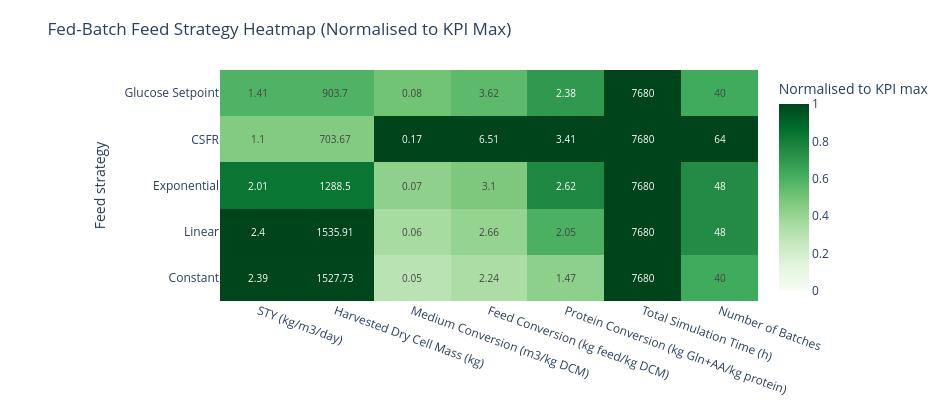

Notebook code for this chart:
### Markdown cell above
### 6.2 Strategy heatmaps

Each heatmap presents the mean KPI values for available strategies, normalised to the maximum of each KPI within that operating mode.

### Code cell
# Fed-batch feed strategy heatmap
fig_fb_heat, fb_heat_raw, fb_heat_norm = build_strategy_heatmap("fed_batch")
fig_fb_heat.show()

SAVE_FIG = False
if SAVE_FIG:
    out_svg = NOTEBOOK_DIR / STRATEGY_HEATMAP_CONFIG["fed_batch"]["output_name"]
    save_figure_svg(fig_fb_heat, out_svg, width=950, height=max(360, 110 + 60 * len(fb_heat_raw.index)))
    print(f"Saved: {out_svg.name}")

### Figure 1 — Plotly figure (JSON) as saved in the notebook; plotly's stock layout.template omitted (floating-point values rounded to 4 significant figures)
{"data": [{"colorbar": {"title": {"text": "Normalised to KPI max"}}, "colorscale": [[0, "rgb(247,252,245)"], [0.125, "rgb(229,245,224)"], [0.25, "rgb(199,233,192)"], [0.375, "rgb(161,217,155)"], [0.5, "rgb(116,196,118)"], [0.625, "rgb(65,171,93)"], [0.75, "rgb(35,139,69)"], [0.875, "rgb(0,109,44)"], [1, "rgb(0,68,27)"]], "customdata": [[2.387, 1528.0, 0.04944, 2.236, 1.467, 7680.0, 40.0], [2.4, 1536.0, 0.05928, 2.658, 2.052, 7680.0, 48.0], [2.013, 1289.0, 0.07105, 3.1, 2.617, 7680.0, 48.0], [1.099, 703.7, 0.167, 6.507, 3.414, 7680.0, 64.0], [1.412, 903.7, 0.08463, 3.615, 2.375, 7680.0, 40.0]], "hovertemplate": "<b>%{y}</b><br>%{x}<br>Normalised score: %{z:.3f}<br>Mean raw value: %{customdata:.4g}<extra></extra>", "text": [["2.39", "1527.73", "0.05", "2.24", "1.47", "7680", "40"], ["2.4", "1535.91", "0.06", "2.66", "2.05", "7680", "48"], ["2.01", "1288.5", "0.07", "3.1", "2.62", "7680", "48"], ["1.1", "703.67", "0.17", "6.51", "3.41", "7680", "64"], ["1.41", "903.7", "0.08", "3.62", "2.38", "7680", "40"]], "textfont": {"size": 10}, "texttemplate": "%{text}", "type": "heatmap", "x": ["STY (kg/m3/day)", "Harvested Dry Cell Mass (kg)", "Medium Conversion (m3/kg DCM)", "Feed Conversion (kg feed/kg DCM)", "Protein Conversion (kg Gln+AA/kg protein)", "Total Simulation Time (h)", "Number of Batches"], "y": ["Constant", "Linear", "Exponential", "CSFR", "Glucose Setpoint"], "z": [[0.9947, 0.9947, 0.2961, 0.3436, 0.4298, 1.0, 0.625], [1.0, 1.0, 0.355, 0.4085, 0.6011, 1.0, 0.75], [0.8389, 0.8389, 0.4255, 0.4764, 0.7668, 1.0, 0.75], [0.4581, 0.4581, 1.0, 1.0, 1.0, 1.0, 1.0], [0.5884, 0.5884, 0.5068, 0.5556, 0.6958, 1.0, 0.625]], "zmax": 1, "zmin": 0}], "layout": {"height": 410, "margin": {"b": 70, "l": 220, "r": 40, "t": 70}, "title": {"text": "Fed-Batch Feed Strategy Heatmap (Normalised to KPI Max)"}, "width": 950, "xaxis": {"tickangle": 20}, "yaxis": {"title": {"text": "Feed strategy"}}}}
